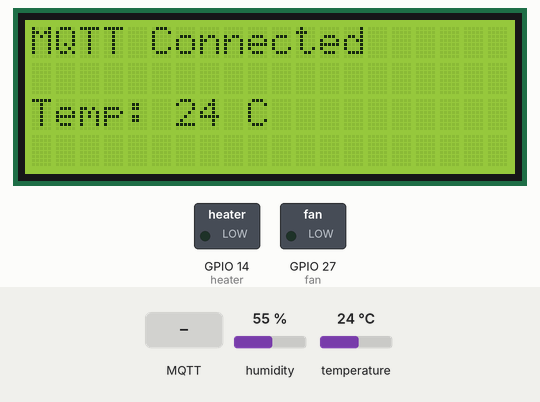
A sketch run on a simulated ESP32. Parts: 20×4 character LCD, switched loads named in the sketch (green lamp = pin HIGH). The inputs (shaded band) are chosen by the test bench; at power-on: temperature 24 °C, humidity 55 %. WiFi joins after 1.5 s; servers stay silent unless stated; no MQTT or app messages arrive unless stated; what the sketch prints to the serial monitor is not drawn.

Above: at 2.9 s.
3.0 s: MQTT message "1" arrives on the first subscribed topic
At 4.2 s:
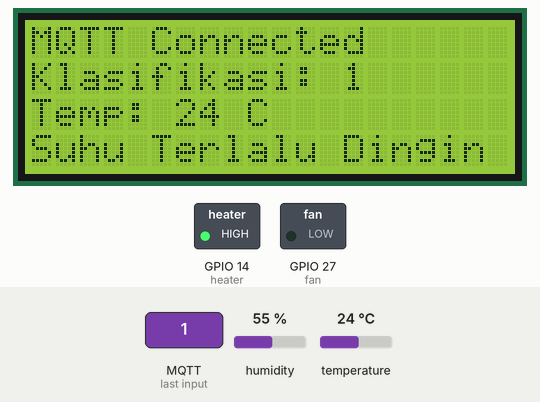
4.5 s: temperature set to 29.6 °C
At 6.3 s:
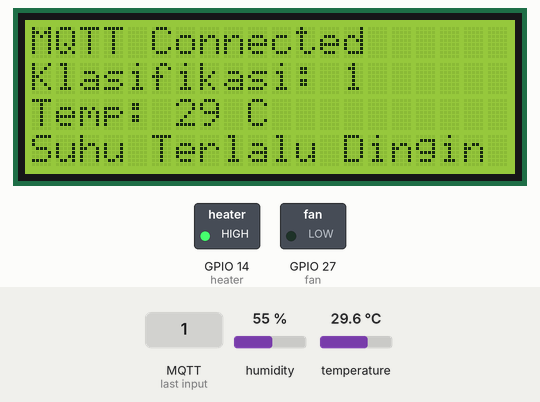
6.6 s: temperature set to 30.7 °C
At 8.3 s:
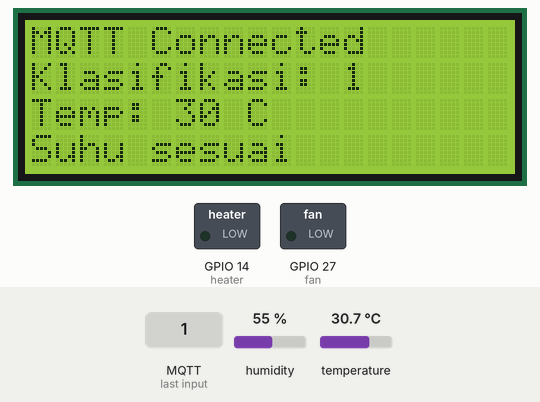
8.6 s: MQTT message "3" arrives on the first subscribed topic
At 10.4 s:
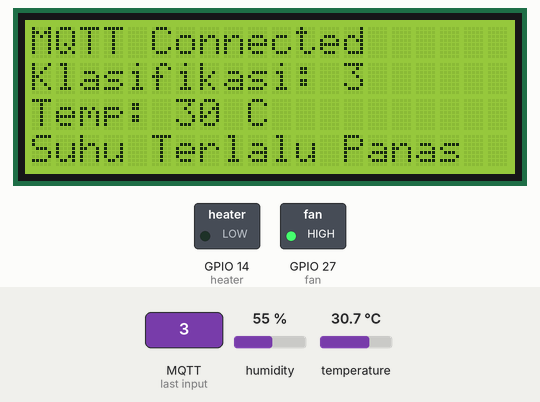
10.7 s: temperature set to 28.3 °C
At 12.5 s:
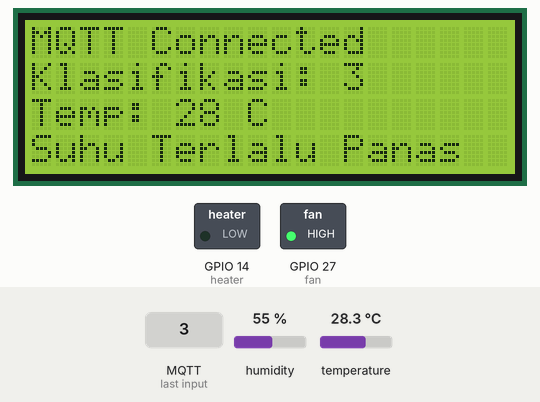
12.8 s: temperature set to 27.2 °C
At 14.6 s:
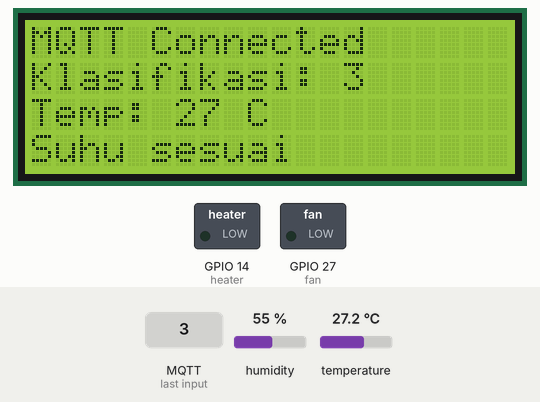
Timing chart, 0 to 15.8 s (numbered marks = the images above; inputs shaded):
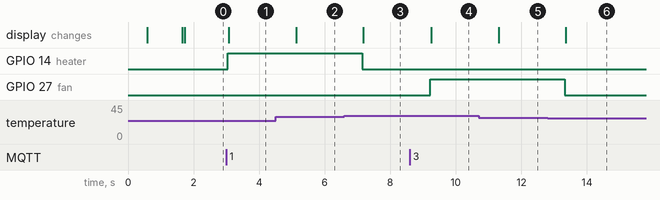

Measured:
- the behaviour switches between 29.9 and 30 °C on temperature (found by bisection; images 2 and 3)
- the behaviour switches between 28 and 27.9 °C on temperature (found by bisection; images 5 and 6)
- after the input at 3.0 s, GPIO 14 (heater): LOW → HIGH at once; the display: changes after 0.08 s (image 1)
- after the input at 4.5 s, the display: changes after 0.63 s (image 2)
- after the input at 6.6 s, GPIO 14 (heater): HIGH → LOW after 0.55 s; the display: changes after 0.58 s (image 3)
- after the input at 8.6 s, GPIO 27 (fan): LOW → HIGH after 0.62 s; the display: changes after 0.65 s (image 4)
- after the input at 10.7 s, the display: changes after 0.61 s (image 5)
- after the input at 12.8 s, GPIO 27 (fan): HIGH → LOW after 0.52 s; the display: changes after 0.55 s (image 6)

The sketch:

ESP32.ino
```cpp
#include <Wire.h>
#include <LiquidCrystal_I2C.h>
#include <WiFi.h>
#include <PubSubClient.h>
#include "DHT.h"

#define DHTPIN 25
#define DHTTYPE DHT22
DHT dht(DHTPIN, DHTTYPE);

// WiFi
const char *ssid = "Testing";
const char *password = "rinasukses";
//const int oneWireBus = 4;
int suhuMin, suhuMax;
int payloadTemp = -1; // Inisialisasi dengan nilai -1 untuk menunjukkan bahwa belum ada payload yang diterima
bool payloadReceived = false; // Flag untuk mengecek apakah payload sudah diterima
int fan = 27;
int heater = 14;

// MQTT Broker
const char *mqtt_broker = "xxxx";
const char *topic = "AIumur";
const char *mqtt_username = "yyyy";
const char *mqtt_password = "zzzz";
const int mqtt_port = 1883;

WiFiClient espClient;
PubSubClient client(espClient);
LiquidCrystal_I2C lcd(0x27, 20, 4);

void setup() {
  pinMode(fan, OUTPUT);
  pinMode(heater, OUTPUT);
  Serial.begin(9600);
  dht.begin();
  lcd.init();
  lcd.backlight();

  // Connecting to a WiFi network
  WiFi.begin(ssid, password);
  while (WiFi.status() != WL_CONNECTED) {
      delay(500);
      Serial.println("Connecting to WiFi..");
      lcd.setCursor(0,0);
      lcd.print("Connecting to WiFi");
  }
  Serial.println("Connected to the Wi-Fi network");
  lcd.clear();
  lcd.setCursor(0, 0);
  lcd.print("WiFi Connected");


  //connecting to a mqtt broker
  client.setServer(mqtt_broker, mqtt_port);
  client.setCallback(callback);
  while (!client.connected()) {
      String client_id = "AI-Esp32";
      Serial.printf("The client %s connects to the public MQTT broker\n", client_id.c_str());
      if (client.connect(client_id.c_str(), mqtt_username, mqtt_password)) {
          Serial.println("Public EMQX MQTT broker connected");
          lcd.clear();
          lcd.setCursor(0, 0);
          lcd.print("MQTT Connected");
      } else {
          Serial.print("failed with state ");
          Serial.print(client.state());
          delay(2000);
      }
    }
  client.subscribe(topic);
}
void callback(char *topic, byte *payload, unsigned int length) {
  Serial.print("Message arrived in topic: ");
  Serial.println(topic);
  Serial.print("Message:");

  payloadTemp = 0; // Reset payloadTemp

  for (int i = 0; i < length; i++) {
    Serial.print((char) payload[i]);
    payloadTemp += (char)payload[i] - '0'; // Convert char to int
  }
  payloadReceived = true; // Set flag to true indicating payload has been received
  Serial.println();
  Serial.println("-----------------------");
  lcd.setCursor(0, 1);
  lcd.print("Klasifikasi: ");
  lcd.print(payloadTemp);
}

void loop() {
  int temp = dht.readTemperature();
  Serial.print(temp);
  Serial.println("C");
  client.loop();
  lcd.setCursor(0, 2);
  lcd.print("Temp: ");
  lcd.print(temp);
  lcd.print(" C");


  if (payloadReceived) { // Lakukan logika suhu hanya jika payload telah diterima
   umur();

   if(temp >= suhuMin && temp <= suhuMax)
   {
     digitalWrite(fan, LOW);
     digitalWrite(heater, LOW);
     Serial.println("Suhu sesuai target");
     lcd.setCursor(0, 3);
     lcd.print("                    ");
     lcd.setCursor(0, 3);
     lcd.print("Suhu sesuai");
   }
   else if(temp > suhuMax)
   {
     digitalWrite(fan, HIGH);
     digitalWrite(heater, LOW);
     Serial.println("Suhu terlalu panas");
     lcd.setCursor(0, 3);
     lcd.print("                    ");
     lcd.setCursor(0, 3);
     lcd.print("Suhu Terlalu Panas ");
   }
   else if(temp < suhuMin)
   {
     digitalWrite(fan, LOW);
     digitalWrite(heater, HIGH);
     Serial.println("Suhu terlalu dingin");
     lcd.setCursor(0, 3);
     lcd.print("                    ");
     lcd.setCursor(0, 3);
     lcd.print("Suhu Terlalu Dingin ");
   }
   delay(2000);
  }
 }

void umur() {
  switch(payloadTemp){
    case 1:
      suhuMin = 30;
      suhuMax = 32;
    break;
    case 2:
      suhuMin = 28;
      suhuMax = 30;
    break;
    case 3:
      suhuMin = 25;
      suhuMax = 27;
    break;
    case 4:
      suhuMin = 22;
      suhuMax = 24;
    break;
  }
}
```
